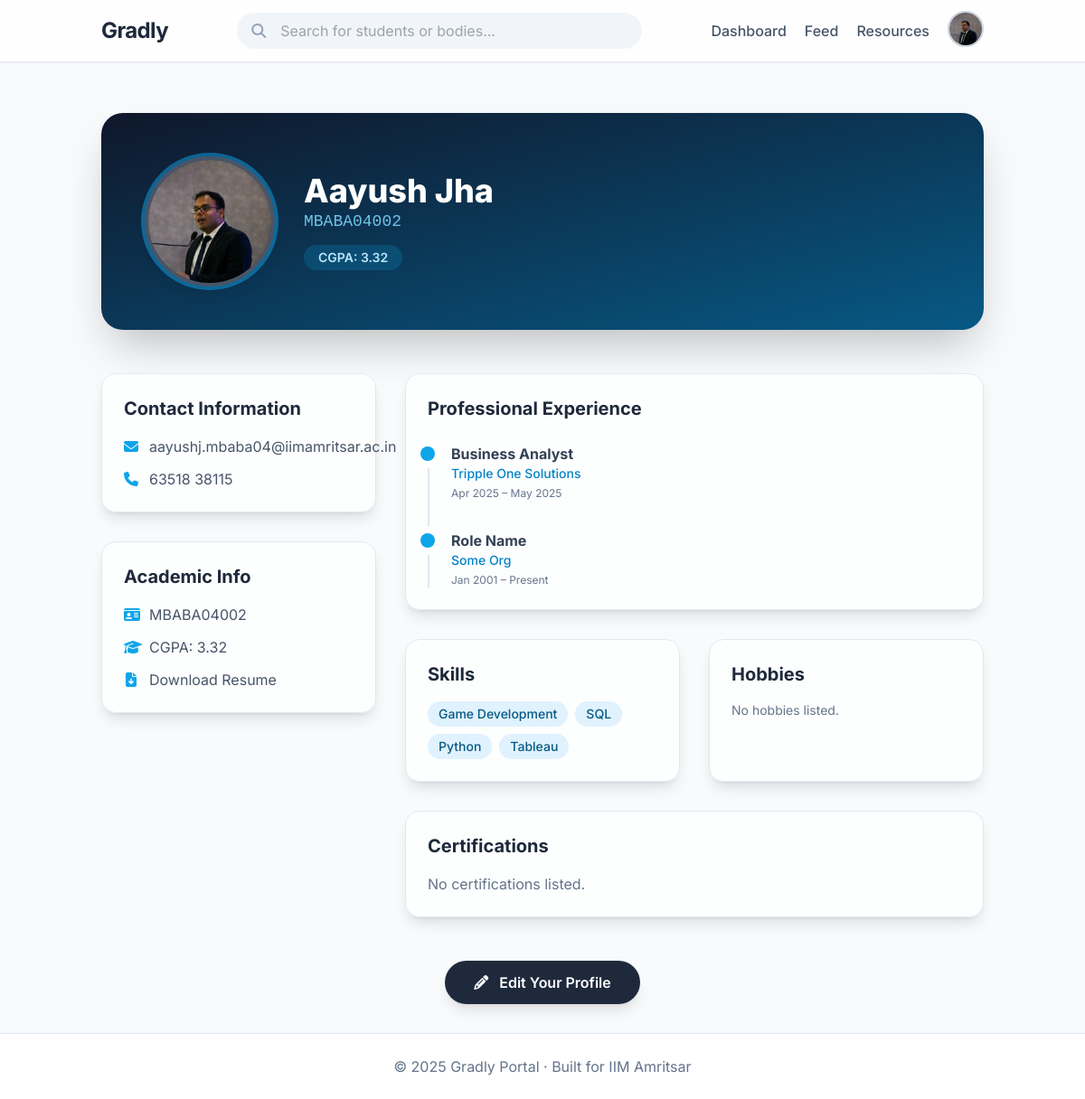
/profile/MBABA04002 (signed in), run on the app's committed database.
### models.py (models this page shows, shortened)
class User(db.Model, UserMixin):
    id = db.Column(db.String(15), primary_key=True)
    name = db.Column(db.String(100), nullable=False)
    email = db.Column(db.String(120), unique=True, nullable=False)
    password = db.Column(db.String(200), nullable=False)
    cgpa = db.Column(db.Float, nullable=True)
    resume = db.Column(db.String(200), nullable=True)
    phone = db.Column(db.String(20), nullable=True)
    profile_pic = db.Column(db.String(200), nullable=True)
    show_email = db.Column(db.Boolean, default=True)
    show_phone = db.Column(db.Boolean, default=True)
    show_cgpa = db.Column(db.Boolean, default=True)
    work_experiences = db.relationship('WorkExperience', backref='user', lazy=True)
    internships = db.relationship('Internship', backref='user', lazy=True)
    certifications = db.relationship('Certification', backref='user', lazy=True)
    skills = db.relationship('Skill', backref='user', lazy=True)
    hobbies = db.relationship('Hobby', backref='user', lazy=True)
    comments = db.relationship("PostComment", backref="author", lazy=True, cascade="all, delete-orphan")
    votes = db.relationship("PostVote", backref="voter", lazy=True, cascade="all, delete-orphan")
    @property
    def user_type(self):
        return "student"

class WorkExperience(db.Model):
    id = db.Column(db.Integer, primary_key=True)
    organization = db.Column(db.String(200), nullable=False)
    role = db.Column(db.String(200), nullable=True)
    start_date = db.Column(db.Date, nullable=True)
    end_date = db.Column(db.Date, nullable=True)
    user_id = db.Column(db.String(15), db.ForeignKey('user.id'), nullable=False)

class Skill(db.Model):
    id = db.Column(db.Integer, primary_key=True)
    name = db.Column(db.String(100), nullable=False)
    user_id = db.Column(db.String(15), db.ForeignKey('user.id'), nullable=False)

### routes/profile.py (the view)
@profile_bp.route('/profile/<string:user_id>')
@login_required
def view_profile(user_id):
    user = User.query.get_or_404(user_id)
    return render_template('profile.html', user=user)

### app.py (called while the page is built)
@login_manager.user_loader
def load_user(user_id):
    if user_id.startswith("U_"):
        roll = user_id.split("_", 1)[1]   # keep string as-is
        return User.query.get(roll)
    elif user_id.startswith("B_"):
        body_id = user_id.split("_", 1)[1]
        return StudentBody.query.get(int(body_id))
    return None

@app.before_request
def create_tables():
    db.create_all()

### templates/profile.html (shortened to what this page needs)
{% extends "base.html" %}
{% block content %}
<div
    class="relative bg-gradient-to-br from-slate-900 to-sky-800 rounded-3xl shadow-2xl mb-12 text-white overflow-hidden">
    <div class="absolute inset-0 bg-grid-slate-700/20 [mask-image:linear-gradient(to_bottom,white,transparent)]"></div>
    <div class="flex flex-col md:flex-row items-center p-8 md:p-12 relative z-10">
        <div class="relative flex-shrink-0">
            <div
                class="w-36 h-36 rounded-full overflow-hidden border-4 border-slate-600 shadow-lg bg-slate-700 ring-4 ring-sky-500/50">
                {% if user.profile_pic %}
                <img src="{{ url_for('static', filename=user.profile_pic) }}" alt="Profile Picture"
                    class="w-full h-full object-cover">
                {% else %}
                <img src="{{ url_for('static', filename='default-profile.png') }}" alt="Default Picture"
                    class="w-full h-full object-cover">
                {% endif %}
            </div>
        </div>
        <div class="mt-6 md:mt-0 md:ml-8 text-center md:text-left">
            <h1 class="text-4xl font-extrabold">{{ user.name }}</h1>
            <p class="text-lg text-sky-300 opacity-90 font-mono">{{ user.id }}</p>
            {% if user.cgpa and user.show_cgpa %}
            <p class="mt-3 text-sm bg-sky-500/20 text-sky-200 px-4 py-1 inline-block rounded-full font-semibold">CGPA:
                {{ user.cgpa }}</p>
            {% endif %}
        </div>
    </div>
</div>
<div class="grid md:grid-cols-3 gap-8">
    <div class="md:col-span-1 space-y-8">
        <div class="bg-white/70 backdrop-blur-lg p-6 rounded-2xl shadow-lg border border-slate-200">
            <h2 class="text-xl font-bold text-slate-800 mb-4">Contact Information</h2>
            <div class="space-y-3 text-slate-600">
                {% if user.show_email %}
                <p class="flex items-center gap-3"><i class="fa fa-envelope w-4 text-center text-sky-500"></i> <a
                        href="mailto:{{ user.email }}" class="hover:text-sky-600 hover:underline">{{ user.email }}</a>
                </p>
                {% endif %}
                {% if user.show_phone %}
                <p class="flex items-center gap-3"><i class="fa fa-phone w-4 text-center text-sky-500"></i> <span>{{
                        user.phone or 'Not Provided' }}</span></p>
                {% endif %}
            </div>
        </div>
        <div class="bg-white/70 backdrop-blur-lg p-6 rounded-2xl shadow-lg border border-slate-200">
            <h2 class="text-xl font-bold text-slate-800 mb-4">Academic Info</h2>
            <div class="space-y-3 text-slate-600">
                <p class="flex items-center gap-3"><i class="fa fa-id-card w-4 text-center text-sky-500"></i> <span>{{
                        user.id }}</span></p>
                <p class="flex items-center gap-3"><i class="fa fa-graduation-cap w-4 text-center text-sky-500"></i>
                    <span>CGPA: {{ user.cgpa or 'Not Provided' }}</span></p>
                {% if user.resume %}
                <p class="flex items-center gap-3"><i class="fa fa-file-arrow-down w-4 text-center text-sky-500"></i> <a
                        href="{{ url_for('static', filename=user.resume) }}"
                        class="hover:text-sky-600 hover:underline">Download Resume</a></p>
                {% endif %}
            </div>
        </div>
    </div>
    <div class="md:col-span-2 space-y-8">
        <div class="bg-white/70 backdrop-blur-lg p-6 rounded-2xl shadow-lg border border-slate-200">
            <h2 class="text-xl font-bold text-slate-800 mb-6">Professional Experience</h2>
            <div class="relative pl-6 border-l-2 border-slate-200 space-y-8">
                {% for exp in user.work_experiences %}
                <div class="relative">
                    <div class="absolute -left-[34px] top-1 h-4 w-4 rounded-full bg-sky-500 ring-8 ring-white"></div>
                    <p class="font-bold text-slate-700">{{ exp.role }}</p>
                    <p class="text-sm font-medium text-sky-600">{{ exp.organization }}</p>
                    <p class="text-xs text-slate-500 mt-1">
                        {{ exp.start_date.strftime('%b %Y') if exp.start_date else '' }} –
                        {{ exp.end_date.strftime('%b %Y') if exp.end_date else 'Present' }}
                    </p>
                </div>
                {% endfor %}
            </div>
        </div>
        <div class="grid md:grid-cols-2 gap-8">
            <div class="bg-white/70 backdrop-blur-lg p-6 rounded-2xl shadow-lg border border-slate-200">
                <h2 class="text-xl font-bold text-slate-800 mb-4">Skills</h2>
                <div class="flex flex-wrap gap-2">
                    {% for s in user.skills %}
                    <span
                        class="bg-sky-100 text-sky-800 px-3 py-1 rounded-full text-sm font-medium transition transform hover:scale-105">{{
                        s.name }}</span>
                    {% else %}
                    <p class="text-slate-500 text-sm">No skills listed.</p>
                    {% endfor %}
                </div>
            </div>
            <div class="bg-white/70 backdrop-blur-lg p-6 rounded-2xl shadow-lg border border-slate-200">
                <h2 class="text-xl font-bold text-slate-800 mb-4">Hobbies</h2>
                <div class="flex flex-wrap gap-2">
                    {% for h in user.hobbies %}
                    <span class="bg-slate-100 text-slate-800 px-3 py-1 rounded-full text-sm font-medium">{{ h.name
                        }}</span>
                    {% else %}
                    <p class="text-slate-500 text-sm">No hobbies listed.</p>
                    {% endfor %}
                </div>
            </div>
        </div>
        <div class="bg-white/70 backdrop-blur-lg p-6 rounded-2xl shadow-lg border border-slate-200">
            <h2 class="text-xl font-bold text-slate-800 mb-4">Certifications</h2>
            {% if user.certifications %}
            <ul class="space-y-2">
                {% for c in user.certifications %}
                <li class="flex items-center gap-3 text-slate-700"><i class="fa fa-award text-yellow-500"></i>{{ c.title
                    }}</li>
                {% endfor %}
            </ul>
            {% else %}
            <p class="text-slate-500">No certifications listed.</p>
            {% endif %}
        </div>
    </div>
    {% if current_user.id == user.id %}
    <div class="md:col-span-3 text-center mt-4">
        <a href="{{ url_for('profile.edit_profile') }}"
            class="inline-block bg-slate-800 text-white px-8 py-3 rounded-full font-semibold hover:bg-sky-500 transition-all duration-300 transform hover:scale-105 shadow-lg hover:shadow-sky-200">
            <i class="fa fa-pencil mr-2"></i> Edit Your Profile
        </a>
    </div>
    {% endif %}
</div>
{% endblock %}

### templates/base.html (shortened to what this page needs)
<!DOCTYPE html>
<html lang="en" class="scroll-smooth">
<head>
    <script src="https://cdn.tailwindcss.com"></script>
    <link rel="stylesheet" href="https://cdnjs.cloudflare.com/ajax/libs/font-awesome/6.5.2/css/all.min.css"
 />
</head>
<body class="bg-slate-50 text-slate-800 flex flex-col min-h-screen">
    <nav class="sticky top-0 z-50 bg-white/80 backdrop-blur-lg shadow-sm border-b border-slate-200">
        <div class="container mx-auto px-6 py-3 flex justify-between items-center">
            <a href="{% if current_user.is_authenticated and current_user.user_type == 'body' %}
                     {{ url_for('studentbody.body_home', body_id=current_user.id) }}
                  {% else %}
                     {{ url_for('home') }}
                  {% endif %}" class="text-2xl font-bold text-slate-800 tracking-tight">
                Gradly
            </a>
            {% if current_user.is_authenticated %}
            <div class="relative w-full max-w-md hidden md:block">
                <i class="fa fa-search absolute left-4 top-1/2 -translate-y-1/2 text-slate-400"></i>
                <input id="search-bar" type="text" placeholder="Search for students or bodies..."
                    class="w-full pl-12 pr-4 py-2 rounded-full bg-slate-100 border-transparent focus:outline-none focus:ring-2 focus:ring-sky-500 transition-all">
            </div>
            {% endif %}
            <div class="flex items-center space-x-5">
                {% if current_user.is_authenticated %}
                {% if current_user.user_type == "student" %}
                <a href="{{ url_for('dashboard.dashboard') }}"
                    class="text-slate-600 hover:text-sky-500 font-medium transition-colors">Dashboard</a>
                {% elif current_user.user_type == "body" %}
                <a href="{{ url_for('studentbody.body_dashboard', body_id=current_user.id) }}"
                    class="text-slate-600 hover:text-pink-500 font-medium transition-colors">Dashboard</a>
                {% endif %}
                <a href="{{ url_for('posts.feed') }}"
                    class="text-slate-600 hover:text-emerald-500 font-medium transition-colors">Feed</a>
                <a href="{{ url_for('resources.resources') }}"
                    class="text-slate-600 hover:text-sky-500 font-medium transition-colors">Resources</a>
                <div class="relative" x-data="{ open: false }">
                    <button @click="open = !open"
                        class="w-10 h-10 rounded-full overflow-hidden border-2 border-slate-300 focus:outline-none">
                        {% if current_user.profile_pic %}
                        <img src="{{ url_for('static', filename=current_user.profile_pic) }}" alt="Profile Picture"
                            class="w-full h-full object-cover">
                        {% else %}
                        <img src="{{ url_for('static', filename='default-profile.png') }}" alt="Default Picture"
                            class="w-full h-full object-cover">
                        {% endif %}
                    </button>
                </div>
                {% else %}
                <a href="{{ url_for('auth.login') }}"
                    class="text-slate-600 hover:text-sky-500 font-medium transition-colors">Login</a>
                <a href="{{ url_for('auth.register') }}"
                    class="bg-sky-500 text-white px-4 py-2 rounded-full text-sm font-semibold hover:bg-sky-600 transition-all duration-300">Register</a>
                {% endif %}
            </div>
        </div>
    </nav>
    <main class="container mx-auto px-6 py-8 flex-grow">
        <div class="content-fade-in">
            {% block content %}{% endblock %}
        </div>
    </main>
    <footer class="bg-white border-t border-slate-200 text-center py-6 mt-auto">
        <p class="text-slate-500">&copy; 2025 Gradly Portal · Built for IIM Amritsar</p>
    </footer>
</body>
</html>

### templates/base.html (style rules this page uses)
body { font-family: 'Inter', sans-serif; }
.content-fade-in { animation: fadeIn 0.6s ease-in-out forwards; }

### data on the page
User: profile_pic (picture), name "Aayush Jha", id "MBABA04002", cgpa "3.32", email "aayushj.mbaba04@iimamritsar.ac.in", phone "63518 38115"
WorkExperience: role "Business Analyst", organization "Tripple One Solutions", start_date "Apr 2025", end_date "May 2025"
WorkExperience: role "Role Name", organization "Some Org", start_date "Jan 2001", end_date "Present"
Skill: name "Game Development"
Skill: name "SQL"
Skill: name "Python"
Skill: name "Tableau"
